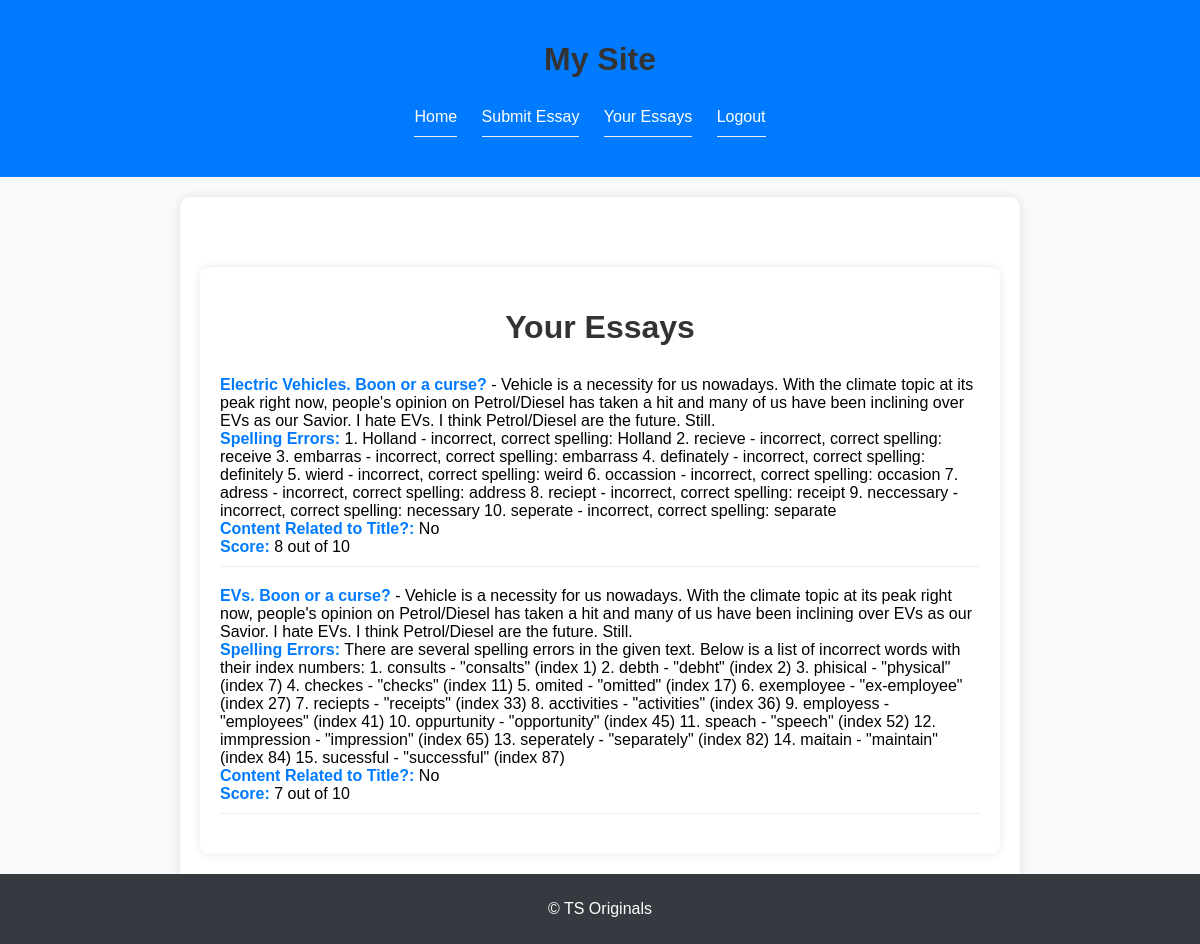
The app's page /essays/ (signed in) with its own data.
### google_sso/models.py (models this page shows, shortened)
class Essay(models.Model):
    title = models.CharField(max_length=255)
    body = models.TextField(max_length=500)
    user = models.ForeignKey(User, on_delete=models.CASCADE)
    spelling_feedback = models.TextField(null=True, blank=True)
    content_related = models.CharField(max_length=30, null=True, blank=True)
    score = models.IntegerField(null=True, blank=True)
    date_submitted = models.DateTimeField(auto_now_add=True)

### google_sso/views.py (the view)
# urls.py: path('essays/', views.essay_list, name='essay_list'),
@login_required
def essay_list(request):
    essays = Essay.objects.filter(user=request.user)
    return render(request, 'essay_list.html', {'essays': essays})

### google_sso/templates/essay_list.html (shortened to what this page needs)
{% extends "base_generic.html" %}
{% block content %}
<div class="essays-container">
    <h1>Your Essays</h1>
    <ul>
        {% for essay in essays %}
            <li>
                <strong>{{ essay.title }}</strong> - {{ essay.body }}
                <br><strong>Spelling Errors:</strong> {{ essay.spelling_feedback }}
                <br><strong>Content Related to Title?:</strong> {{ essay.content_related }}
                <br><strong>Score:</strong> {{ essay.score }} out of 10
            </li>
        {% endfor %}
    </ul>
</div>
{% endblock %}

### google_sso/templates/base_generic.html (style rules this page uses)
body { font-family: Arial, sans-serif; margin: 0; padding: 0; background-color: #f8f9fa; }

### google_sso/templates/essay_list.html (style rules this page uses)
.essays-container { max-width: 800px; margin: 50px auto; padding: 20px; background-color: #fff; border-radius: 10px; box-shadow: 0 0 10px rgba(0, 0, 0, 0.1); }
h1 { color: #333; text-align: center; margin-bottom: 30px; }
ul { list-style: none; padding: 0; }
li { margin-bottom: 20px; border-bottom: 1px solid #eee; padding-bottom: 10px; }
strong { color: #007bff; }

### records on screen
Essay: title "Electric Vehicles. Boon or a curse?", body "Vehicle is a necessity for us nowadays. With the climate topic at its peak right now, people's opinion on Petrol/Diesel has taken a hit and many of us have been inclining over EVs as our Savior. I hate EVs. I think Petrol/Diesel are the future. Still.", spelling_feedback "1. Holland - incorrect, correct spelling: Holland 2. recieve - incorrect, correct spelling: receive 3. embarras - incorrect, correct spelling: embarrass 4. definately - incorrect, correct spelling: definitely 5. wierd - incorrect, correct spelling: weird 6. occassion - incorrect, correct spelling: occasion 7. adress - incorrect, correct spelling: address 8. reciept - incorrect, correct spelling: receipt 9. neccessary - incorrect, correct spelling: necessary 10. seperate - incorrect, correct spelling: separate", content_related "No", score "8"
Essay: title "EVs. Boon or a curse?", body "Vehicle is a necessity for us nowadays. With the climate topic at its peak right now, people's opinion on Petrol/Diesel has taken a hit and many of us have been inclining over EVs as our Savior. I hate EVs. I think Petrol/Diesel are the future. Still.", spelling_feedback "There are several spelling errors in the given text. Below is a list of incorrect words with their index numbers: 1. consults - \"consalts\" (index 1) 2. debth - \"debht\" (index 2) 3. phisical - \"physical\" (index 7) 4. checkes - \"checks\" (index 11) 5. omited - \"omitted\" (index 17) 6. exemployee - \"ex-employee\" (index 27) 7. reciepts - \"receipts\" (index 33) 8. acctivities - \"activities\" (index 36) 9. employess - \"employees\" (index 41) 10. oppurtunity - \"opportunity\" (index 45) 11. speach - \"speech\" (index 52) 12. immpression - \"impression\" (index 65) 13. seperately - \"separately\" (index 82) 14. maitain - \"maintain\" (index 84) 15. sucessful - \"successful\" (index 87)", content_related "No", score "7"
